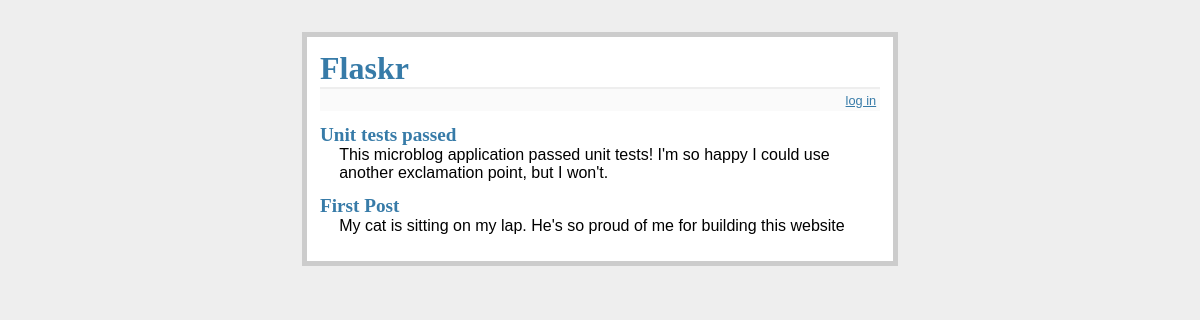
The page / on the database its author committed.
### tables this page shows
CREATE TABLE entries(
	id integer primary key autoincrement,
	title text not null,
	'text' text not null
	);

### flaskr.py (the view)
@app.route('/')
def show_entries():
	db = get_db()
	cur = db.execute('select title, text from entries order by id desc')
	entries = cur.fetchall()
	return render_template('show_entries.html', entries = entries)

### flaskr.py (called while the page is built)
def connect_db():
	rv = sqlite3.connect(app.config['DATABASE'])
	rv.row_factory = sqlite3.Row # Treats rows as dictionaries instead of tuples
	return rv

def get_db():
	if not hasattr(g, 'sqlite_db'):
		g.sqlite_db = connect_db()
	return g.sqlite_db

### templates/show_entries.html (shortened to what this page needs)
{% extends "layout.html" %}
{% block body %}
  <ul class=entries>
    {% for entry in entries %}
      <li><h2>{{ entry.title }}</h2>{{ entry.text|safe }}
    {% else %}
      <li><em>Unbelievable. No entries so far</em>
    {% endfor %}
  </ul>
{% endblock %}

### templates/layout.html (shortened to what this page needs)
<!doctype html>
<link rel=stylesheet type=text/css href="{{ url_for('static', filename = 'style.css') }}">
<div class=page>
  <h1>Flaskr</h1>
  <div class=metanav>
  {% if not session.logged_in %}
    <a href="{{ url_for('login') }}">log in</a>
  {% else %}
    <a href="{{ url_for('logout') }}">log out</a>
  {% endif %}
  </div>
  {% block body %}{% endblock %}
 </div>

### static/style.css (style rules this page uses)
a, h1, h2 { color: #377ba8; }
h1, h2 { font-family: 'Georgia', serif; margin: 0; }
h1 { border-bottom: 2px solid #eee; }
h2 { font-size: 1.2em; }
.page { margin: 2em auto; width: 35em; border: 5px solid #ccc; padding: 0.8em; background: white; }
.entries { list-style: none; margin: 0; padding: 0; }
.entries li { margin: 0.8em 1.2em; }
.entries li h2 { margin-left: -1em; }
.metanav { text-align: right; font-size: 0.8em; padding: 0.3em; margin-bottom: 1em; background: #fafafa; }

### rows shown on the page
entries: title "Unit tests passed", text "This microblog application passed unit tests! I'm so happy I could use another exclamation point, but I won't."
entries: title "First Post", text "My cat is sitting on my lap. He's so proud of me for building this website"
